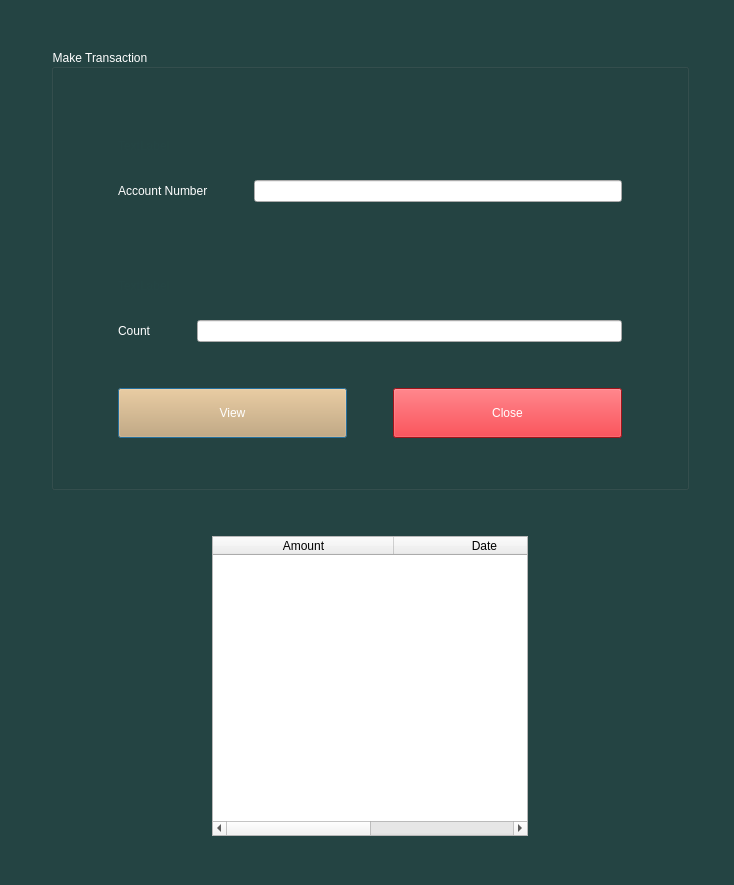
<?xml version="1.0" encoding="UTF-8"?>
<ui version="4.0">
 <class>TransHistory</class>
 <widget class="QDialog" name="TransHistory">
  <property name="geometry">
   <rect>
    <x>0</x>
    <y>0</y>
    <width>734</width>
    <height>885</height>
   </rect>
  </property>
  <property name="windowTitle">
   <string>Dialog</string>
  </property>
  <property name="styleSheet">
   <string notr="true">QDialog
{
	
	background-color: rgb(36, 68, 67);
	color: rgb(0, 0, 0);
}</string>
  </property>
  <layout class="QGridLayout" name="gridLayout_2">
   <item row="0" column="3">
    <spacer name="verticalSpacer_6">
     <property name="orientation">
      <enum>Qt::Vertical</enum>
     </property>
     <property name="sizeType">
      <enum>QSizePolicy::Fixed</enum>
     </property>
     <property name="sizeHint" stdset="0">
      <size>
       <width>20</width>
       <height>38</height>
      </size>
     </property>
    </spacer>
   </item>
   <item row="1" column="0">
    <spacer name="horizontalSpacer_7">
     <property name="orientation">
      <enum>Qt::Horizontal</enum>
     </property>
     <property name="sizeType">
      <enum>QSizePolicy::Fixed</enum>
     </property>
     <property name="sizeHint" stdset="0">
      <size>
       <width>34</width>
       <height>20</height>
      </size>
     </property>
    </spacer>
   </item>
   <item row="1" column="1" colspan="4">
    <widget class="QGroupBox" name="groupBox">
     <property name="styleSheet">
      <string notr="true">QGroupBox
{
	
	font: 500 14pt &quot;Ubuntu&quot;;
	
	color: rgb(255, 255, 255);
	background-color: rgb(36, 68, 67);
}</string>
     </property>
     <property name="title">
      <string>Make Transaction</string>
     </property>
     <layout class="QGridLayout" name="gridLayout">
      <item row="0" column="1">
       <spacer name="verticalSpacer_3">
        <property name="orientation">
         <enum>Qt::Vertical</enum>
        </property>
        <property name="sizeType">
         <enum>QSizePolicy::Fixed</enum>
        </property>
        <property name="sizeHint" stdset="0">
         <size>
          <width>20</width>
          <height>40</height>
         </size>
        </property>
       </spacer>
      </item>
      <item row="1" column="0">
       <spacer name="horizontalSpacer_5">
        <property name="orientation">
         <enum>Qt::Horizontal</enum>
        </property>
        <property name="sizeType">
         <enum>QSizePolicy::Fixed</enum>
        </property>
        <property name="sizeHint" stdset="0">
         <size>
          <width>55</width>
          <height>20</height>
         </size>
        </property>
       </spacer>
      </item>
      <item row="1" column="1">
       <layout class="QVBoxLayout" name="verticalLayout">
        <item>
         <widget class="QLabel" name="numChk">
          <property name="styleSheet">
           <string notr="true">QLabel
{
	
	color: rgb(36, 68, 67);
}</string>
          </property>
          <property name="text">
           <string>TextLabel</string>
          </property>
         </widget>
        </item>
        <item>
         <layout class="QHBoxLayout" name="horizontalLayout">
          <item>
           <widget class="QLabel" name="label">
            <property name="styleSheet">
             <string notr="true">QLabel
{
	
	font: 500 14pt &quot;Ubuntu&quot;;
	color: rgb(255, 255, 255);
}</string>
            </property>
            <property name="text">
             <string>Account Number</string>
            </property>
           </widget>
          </item>
          <item>
           <spacer name="horizontalSpacer">
            <property name="orientation">
             <enum>Qt::Horizontal</enum>
            </property>
            <property name="sizeType">
             <enum>QSizePolicy::Fixed</enum>
            </property>
            <property name="sizeHint" stdset="0">
             <size>
              <width>40</width>
              <height>20</height>
             </size>
            </property>
           </spacer>
          </item>
          <item>
           <widget class="QLineEdit" name="numBox"/>
          </item>
         </layout>
        </item>
        <item>
         <spacer name="verticalSpacer_2">
          <property name="orientation">
           <enum>Qt::Vertical</enum>
          </property>
          <property name="sizeType">
           <enum>QSizePolicy::Fixed</enum>
          </property>
          <property name="sizeHint" stdset="0">
           <size>
            <width>20</width>
            <height>50</height>
           </size>
          </property>
         </spacer>
        </item>
        <item>
         <widget class="QLabel" name="countChk">
          <property name="styleSheet">
           <string notr="true">QLabel
{
	color: rgb(36, 68, 67);
}</string>
          </property>
          <property name="text">
           <string>TextLabel</string>
          </property>
         </widget>
        </item>
        <item>
         <layout class="QHBoxLayout" name="horizontalLayout_2">
          <item>
           <widget class="QLabel" name="label_2">
            <property name="styleSheet">
             <string notr="true">QLabel
{
	
	font: 500 14pt &quot;Ubuntu&quot;;
	color: rgb(255, 255, 255);
}</string>
            </property>
            <property name="text">
             <string>Count</string>
            </property>
           </widget>
          </item>
          <item>
           <spacer name="horizontalSpacer_2">
            <property name="orientation">
             <enum>Qt::Horizontal</enum>
            </property>
            <property name="sizeType">
             <enum>QSizePolicy::Fixed</enum>
            </property>
            <property name="sizeHint" stdset="0">
             <size>
              <width>40</width>
              <height>20</height>
             </size>
            </property>
           </spacer>
          </item>
          <item>
           <widget class="QLineEdit" name="countBox"/>
          </item>
         </layout>
        </item>
        <item>
         <spacer name="verticalSpacer">
          <property name="orientation">
           <enum>Qt::Vertical</enum>
          </property>
          <property name="sizeType">
           <enum>QSizePolicy::Fixed</enum>
          </property>
          <property name="sizeHint" stdset="0">
           <size>
            <width>20</width>
            <height>40</height>
           </size>
          </property>
         </spacer>
        </item>
        <item>
         <layout class="QHBoxLayout" name="horizontalLayout_3">
          <item>
           <widget class="QPushButton" name="view_btn">
            <property name="minimumSize">
             <size>
              <width>200</width>
              <height>50</height>
             </size>
            </property>
            <property name="styleSheet">
             <string notr="true">QPushButton{
border -raduis: 3px;
	background-color: rgb(211, 164, 103);
color: rgb(255, 255, 255);
font: 700 16pt &quot;Ubuntu Condensed&quot;;
}

QPushButton:hover{
	
	background-color: rgb(255, 163, 72);
}

QPushButton:pressed{
	background-color: rgb(87, 227, 137);
}</string>
            </property>
            <property name="text">
             <string>View</string>
            </property>
           </widget>
          </item>
          <item>
           <spacer name="horizontalSpacer_3">
            <property name="orientation">
             <enum>Qt::Horizontal</enum>
            </property>
            <property name="sizeType">
             <enum>QSizePolicy::Fixed</enum>
            </property>
            <property name="sizeHint" stdset="0">
             <size>
              <width>40</width>
              <height>20</height>
             </size>
            </property>
           </spacer>
          </item>
          <item>
           <widget class="QPushButton" name="close_btn">
            <property name="minimumSize">
             <size>
              <width>200</width>
              <height>50</height>
             </size>
            </property>
            <property name="styleSheet">
             <string notr="true">QPushButton{
border -raduis: 3px;
	
	background-color: rgb(224, 27, 36);
color: rgb(255, 255, 255);
font: 700 16pt &quot;Ubuntu Condensed&quot;;
}

QPushButton:hover{
	
	
	background-color: rgb(246, 97, 81);
}

QPushButton:pressed{
	
	background-color: rgb(165, 29, 45);
}</string>
            </property>
            <property name="text">
             <string>Close</string>
            </property>
           </widget>
          </item>
         </layout>
        </item>
       </layout>
      </item>
      <item row="1" column="2">
       <spacer name="horizontalSpacer_4">
        <property name="orientation">
         <enum>Qt::Horizontal</enum>
        </property>
        <property name="sizeType">
         <enum>QSizePolicy::Fixed</enum>
        </property>
        <property name="sizeHint" stdset="0">
         <size>
          <width>55</width>
          <height>20</height>
         </size>
        </property>
       </spacer>
      </item>
      <item row="2" column="1">
       <spacer name="verticalSpacer_4">
        <property name="orientation">
         <enum>Qt::Vertical</enum>
        </property>
        <property name="sizeType">
         <enum>QSizePolicy::Fixed</enum>
        </property>
        <property name="sizeHint" stdset="0">
         <size>
          <width>20</width>
          <height>40</height>
         </size>
        </property>
       </spacer>
      </item>
     </layout>
    </widget>
   </item>
   <item row="1" column="5">
    <spacer name="horizontalSpacer_6">
     <property name="orientation">
      <enum>Qt::Horizontal</enum>
     </property>
     <property name="sizeType">
      <enum>QSizePolicy::Fixed</enum>
     </property>
     <property name="sizeHint" stdset="0">
      <size>
       <width>34</width>
       <height>20</height>
      </size>
     </property>
    </spacer>
   </item>
   <item row="2" column="2">
    <spacer name="verticalSpacer_7">
     <property name="orientation">
      <enum>Qt::Vertical</enum>
     </property>
     <property name="sizeType">
      <enum>QSizePolicy::Fixed</enum>
     </property>
     <property name="sizeHint" stdset="0">
      <size>
       <width>20</width>
       <height>40</height>
      </size>
     </property>
    </spacer>
   </item>
   <item row="3" column="0" colspan="2">
    <spacer name="horizontalSpacer_9">
     <property name="orientation">
      <enum>Qt::Horizontal</enum>
     </property>
     <property name="sizeType">
      <enum>QSizePolicy::Fixed</enum>
     </property>
     <property name="sizeHint" stdset="0">
      <size>
       <width>80</width>
       <height>20</height>
      </size>
     </property>
    </spacer>
   </item>
   <item row="3" column="2" colspan="2">
    <widget class="QTableWidget" name="tableWidget">
     <property name="minimumSize">
      <size>
       <width>300</width>
       <height>300</height>
      </size>
     </property>
     <property name="maximumSize">
      <size>
       <width>500</width>
       <height>300</height>
      </size>
     </property>
     <property name="font">
      <font>
       <family>Ubuntu</family>
       <pointsize>13</pointsize>
       <italic>false</italic>
       <bold>true</bold>
      </font>
     </property>
     <property name="styleSheet">
      <string notr="true">QTableWidget
{
	
	font: 700 13pt &quot;Ubuntu&quot;;
}</string>
     </property>
     <property name="editTriggers">
      <set>QAbstractItemView::NoEditTriggers</set>
     </property>
     <attribute name="horizontalHeaderVisible">
      <bool>true</bool>
     </attribute>
     <attribute name="horizontalHeaderCascadingSectionResizes">
      <bool>false</bool>
     </attribute>
     <attribute name="horizontalHeaderMinimumSectionSize">
      <number>57</number>
     </attribute>
     <attribute name="horizontalHeaderDefaultSectionSize">
      <number>181</number>
     </attribute>
     <attribute name="verticalHeaderVisible">
      <bool>false</bool>
     </attribute>
     <attribute name="verticalHeaderHighlightSections">
      <bool>true</bool>
     </attribute>
     <column>
      <property name="text">
       <string>Amount</string>
      </property>
     </column>
     <column>
      <property name="text">
       <string>Date</string>
      </property>
     </column>
    </widget>
   </item>
   <item row="3" column="4">
    <spacer name="horizontalSpacer_8">
     <property name="orientation">
      <enum>Qt::Horizontal</enum>
     </property>
     <property name="sizeType">
      <enum>QSizePolicy::Fixed</enum>
     </property>
     <property name="sizeHint" stdset="0">
      <size>
       <width>80</width>
       <height>20</height>
      </size>
     </property>
    </spacer>
   </item>
   <item row="4" column="2">
    <spacer name="verticalSpacer_5">
     <property name="orientation">
      <enum>Qt::Vertical</enum>
     </property>
     <property name="sizeType">
      <enum>QSizePolicy::Fixed</enum>
     </property>
     <property name="sizeHint" stdset="0">
      <size>
       <width>20</width>
       <height>38</height>
      </size>
     </property>
    </spacer>
   </item>
  </layout>
 </widget>
 <resources/>
 <connections/>
</ui>
